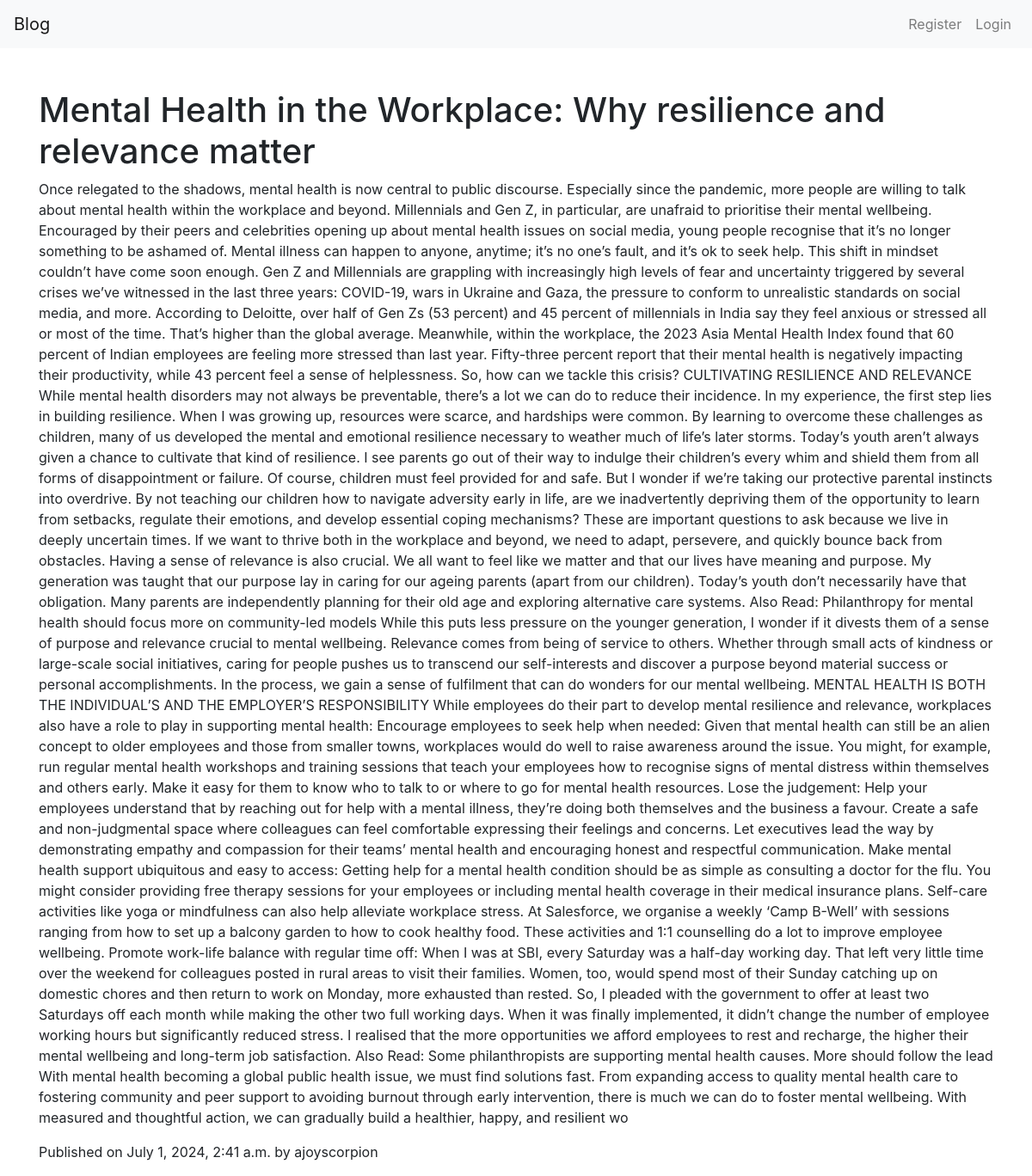
The page /blogDetails/11/ on the database its author committed.
### blog/models.py (models this page shows)
class BlogPost(models.Model):
    title = models.CharField(max_length=200)
    content = models.TextField()
    publication_date = models.DateTimeField(auto_now_add=True)
    author = models.ForeignKey(User, on_delete=models.CASCADE)
    def __str__(self):
        return self.title

### blog/views.py (the view)
# urls.py: path('blogDetails/<int:pk>/',views.blogDetails,name='blogDetails'),
def blogDetails(request,pk):
    post = get_object_or_404(BlogPost,pk=pk)
    print(post)
    return render(request,'blogDetails.html',{'post':post})

### templates/blogDetails.html (shortened to what this page needs)
{% extends 'base.html' %}
{% block content %}
    <h1>{{ post.title }}</h1>
    <p>{{ post.content }}</p>
    <p>Published on {{ post.publication_date }} by {{ post.author }}</p>
{% endblock %}

### rows shown on the page
BlogPost: title "Mental Health in the Workplace: Why resilience and relevance matter", content "Once relegated to the shadows, mental health is now central to public discourse. Especially since the pandemic, more people are willing to talk about mental health within the workplace and beyond. Millennials and Gen Z, in particular, are unafraid to prioritise their mental wellbeing. Encouraged by their peers and celebrities opening up about mental health issues on social media, young people recognise that it’s no longer something to be ashamed of. Mental illness can happen to anyone, anytime; it’s no one’s fault, and it’s ok to seek help. This shift in mindset couldn’t have come soon enough. Gen Z and Millennials are grappling with increasingly high levels of fear and uncertainty…", publication_date "July 1, 2024, 2:41 a.m.", author "ajoyscorpion"
